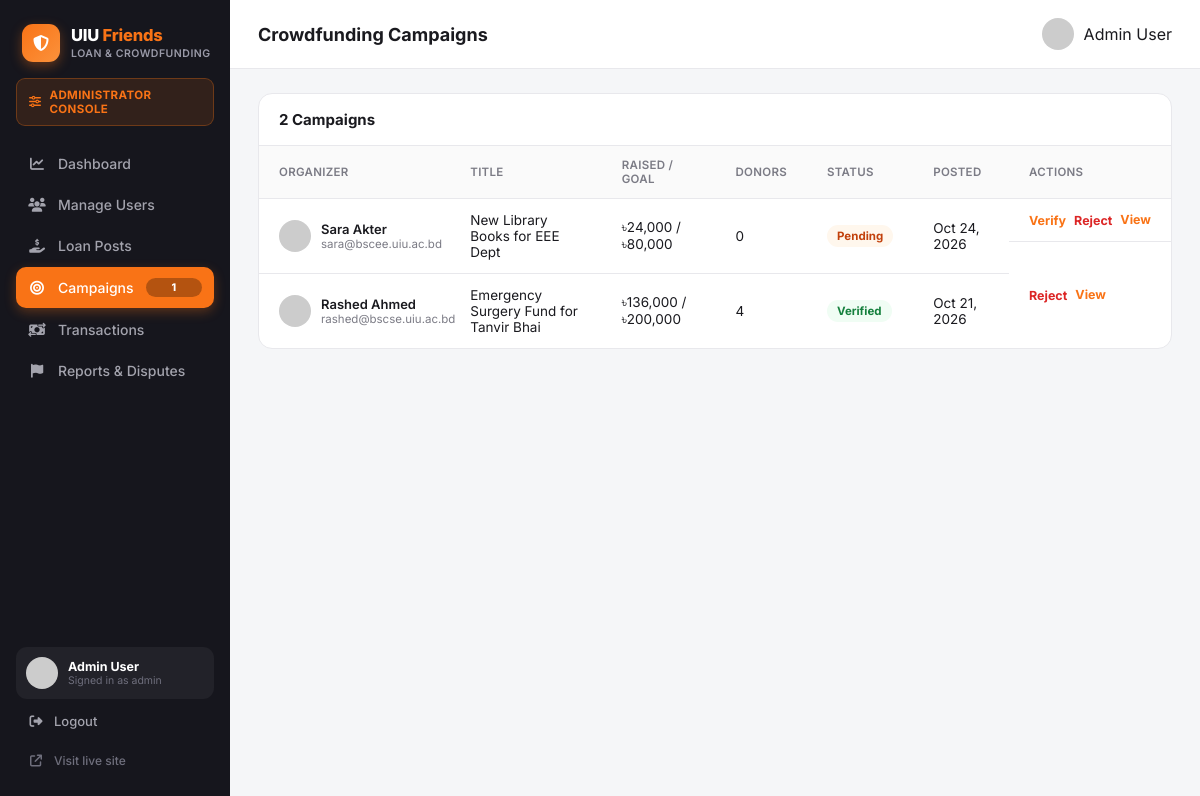
Page /admin/campaigns.php (signed in) on the committed database.
### tables this page shows
CREATE TABLE users (
    id                      INT AUTO_INCREMENT PRIMARY KEY,
    full_name               VARCHAR(120)  NOT NULL,
    email                   VARCHAR(150)  NOT NULL UNIQUE,
    password_hash           VARCHAR(255)  NOT NULL,
    student_id              VARCHAR(30)   NOT NULL UNIQUE,
    department              VARCHAR(20)   NOT NULL,
    batch                   VARCHAR(10)   NOT NULL,
    phone                   VARCHAR(20)   DEFAULT NULL,
    avatar                  VARCHAR(255)  DEFAULT 'assets/img/default-avatar.svg',
    role                    ENUM('user','admin') NOT NULL DEFAULT 'user',
    trust_score             DECIMAL(3,2)  NOT NULL DEFAULT 4.00,
    uiu_id_verified         TINYINT(1)    NOT NULL DEFAULT 0,
    email_verified          TINYINT(1)    NOT NULL DEFAULT 0,
    phone_verified          TINYINT(1)    NOT NULL DEFAULT 0,
    payment_linked          TINYINT(1)    NOT NULL DEFAULT 0,
    agreement_accepted      TINYINT(1)    NOT NULL DEFAULT 0,
    status                  ENUM('active','suspended') NOT NULL DEFAULT 'active',
    created_at              DATETIME      NOT NULL DEFAULT CURRENT_TIMESTAMP
);

CREATE TABLE campaigns (
    id              INT AUTO_INCREMENT PRIMARY KEY,
    organizer_id    INT NOT NULL,
    title           VARCHAR(150) NOT NULL,
    description     TEXT NOT NULL,
    goal_amount     DECIMAL(12,2) NOT NULL,
    raised_amount   DECIMAL(12,2) NOT NULL DEFAULT 0,
    image           VARCHAR(255) DEFAULT NULL,
    days_left       INT NOT NULL DEFAULT 30,
    id_verified     TINYINT(1) NOT NULL DEFAULT 0,
    docs_verified   TINYINT(1) NOT NULL DEFAULT 0,
    admin_status    ENUM('pending','verified','rejected') NOT NULL DEFAULT 'pending',
    created_at      DATETIME NOT NULL DEFAULT CURRENT_TIMESTAMP,
    FOREIGN KEY (organizer_id) REFERENCES users(id) ON DELETE CASCADE
);

### includes/functions.php (called while the page is built, shortened)
<?php
require_once __DIR__ . '/../config/db.php';
function current_admin(): ?array {
    global $pdo;
    $stmt = $pdo->prepare("SELECT * FROM users WHERE id = ? AND role = 'admin'");
    $stmt->execute([$_SESSION['admin_id']]);
    return $stmt->fetch() ?: null;
}
function e(?string $str): string {
    return htmlspecialchars($str ?? '', ENT_QUOTES, 'UTF-8');
}
function taka(float $amount): string {
    return '৳' . number_format($amount, $amount == floor($amount) ? 0 : 2);
}

### admin/campaigns.php (the view, shortened to what this page needs)
<?php
require_once __DIR__ . '/../includes/functions.php';
$admin = current_admin();
$active = 'campaigns.php';
$camps = $pdo->query("SELECT c.*, u.full_name, u.email, u.avatar,
    (SELECT COUNT(*) FROM donations WHERE campaign_id=c.id) donor_count
    FROM campaigns c JOIN users u ON u.id=c.organizer_id ORDER BY c.created_at DESC")->fetchAll();
include __DIR__ . '/../includes/header.php';
?>
<div class="admin-shell">
  <?php include __DIR__ . '/includes/sidebar.php'; ?>
  <div class="admin-main">
    <div class="admin-topbar"><h1>Crowdfunding Campaigns</h1><div class="mini-user"><img src="<?= e($admin['avatar']) ?>"><span><?= e($admin['full_name']) ?></span></div></div>
    <div class="admin-content">
      <div class="admin-table-card">
        <div class="head"><h3><?= count($camps) ?> Campaigns</h3></div>
        <table class="admin-table">
          <tr><th>Organizer</th><th>Title</th><th>Raised / Goal</th><th>Donors</th><th>Status</th><th>Posted</th><th>Actions</th></tr>
          <?php foreach ($camps as $c): ?>
          <tr>
            <td><div class="mini-user"><img src="<?= e($c['avatar']) ?>"><div><div class="n"><?= e($c['full_name']) ?></div><div class="s"><?= e($c['email']) ?></div></div></div></td>
            <td><?= e($c['title']) ?></td>
            <td><?= taka($c['raised_amount']) ?> / <?= taka($c['goal_amount']) ?></td>
            <td><?= $c['donor_count'] ?></td>
            <td><?php
              $m = ['verified'=>'pill-green','pending'=>'pill-orange','rejected'=>'pill-red'][$c['admin_status']];
              echo "<span class=\"pill $m\">" . ucfirst($c['admin_status']) . "</span>";
            ?></td>
            <td><?= date('M d, Y', strtotime($c['created_at'])) ?></td>
            <td class="table-actions">
              <?php if ($c['admin_status'] !== 'verified'): ?>
              <form method="post" class="inline"><button class="link-btn" type="submit">Verify</button></form>
              <?php endif; ?>
              <?php if ($c['admin_status'] !== 'rejected'): ?>
              <form method="post" class="inline"><button class="link-btn danger" type="submit">Reject</button></form>
              <?php endif; ?>
              <a href="view_campaign.php?id=<?= $c['id'] ?>" class="link-btn">View</a>
            </td>
          </tr>
          <?php endforeach; ?>
        </table>
      </div>
    </div>
  </div>
</div>
</body>
</html>

### admin/includes/sidebar.php (shortened to what this page needs)
<?php
global $pdo;
$navPendingPosts = (int)$pdo->query("SELECT COUNT(*) c FROM loan_posts WHERE admin_status='pending'")->fetch()['c'];
$navPendingCamps = (int)$pdo->query("SELECT COUNT(*) c FROM campaigns WHERE admin_status='pending'")->fetch()['c'];
$navUnverified   = (int)$pdo->query("SELECT COUNT(*) c FROM users WHERE role='user' AND uiu_id_verified=0")->fetch()['c'];
$navOpenReports  = (int)$pdo->query("SELECT COUNT(*) c FROM reports WHERE status='open'")->fetch()['c'];
$nav = [
    'dashboard.php'    => ['icon' => 'fa-chart-line',         'label' => 'Dashboard',          'badge' => 0],
    'users.php'        => ['icon' => 'fa-users',              'label' => 'Manage Users',       'badge' => $navUnverified],
    'loan_posts.php'   => ['icon' => 'fa-hand-holding-dollar','label' => 'Loan Posts',         'badge' => $navPendingPosts],
    'campaigns.php'    => ['icon' => 'fa-bullseye',           'label' => 'Campaigns',          'badge' => $navPendingCamps],
    'transactions.php' => ['icon' => 'fa-money-bill-transfer','label' => 'Transactions',       'badge' => 0],
    'reports.php'      => ['icon' => 'fa-flag',               'label' => 'Reports & Disputes', 'badge' => $navOpenReports],
];
?>
<aside class="admin-sidebar">
  <a href="dashboard.php" class="admin-brand">
    <div class="admin-brand-mark"><i class="fa-solid fa-shield-halved"></i></div>
    <div class="admin-brand-text">
      <div class="admin-brand-name">UIU <span>Friends</span></div>
      <div class="admin-brand-sub">Loan &amp; Crowdfunding</div>
    </div>
  </a>
  <div class="admin-console-badge">
    <i class="fa-solid fa-sliders"></i>
    <span>Administrator Console</span>
  </div>
  <nav class="admin-nav">
    <?php foreach ($nav as $file => $item): ?>
      <a href="<?= $file ?>" class="<?= $active === $file ? 'active' : '' ?>">
        <i class="fa-solid <?= $item['icon'] ?>"></i>
        <span><?= $item['label'] ?></span>
        <?php if ($item['badge'] > 0): ?>
          <span class="admin-nav-badge"><?= $item['badge'] ?></span>
        <?php endif; ?>
      </a>
    <?php endforeach; ?>
  </nav>
  <div class="admin-userbox">
    <img src="<?= e($admin['avatar'] ?? '../assets/img/default-avatar.svg') ?>" alt="">
    <div class="admin-userbox-text">
      <div class="n"><?= e($admin['full_name'] ?? 'Administrator') ?></div>
      <div class="s">Signed in as admin</div>
    </div>
  </div>
  <a href="logout.php" class="admin-logout"><i class="fa-solid fa-right-from-bracket"></i> Logout</a>
  <a href="../home.php" target="_blank" class="admin-visit"><i class="fa-solid fa-arrow-up-right-from-square"></i> Visit live site</a>
</aside>

### assets/css/style.css (style rules this page uses)
:root { --orange: #f97316; --orange-dark: #ea580c; --sidebar-bg: #16161d; --sidebar-text: #a3a3ad; --sidebar-active: #f97316; --bg: #f5f6f8; --card-bg: #ffffff; --border: #e8e8ec; --text-dark: #1a1a1f; --text-muted: #7b7b85; --green: #16a34a; --radius: 14px; --shadow: 0 1px 3px rgba(0,0,0,.06), 0 1px 2px rgba(0,0,0,.04); }
* { box-sizing: border-box; }
body { margin: 0; font-family: 'Inter', -apple-system, BlinkMacSystemFont, 'Segoe UI', sans-serif; background: var(--bg); color: var(--text-dark); }
a { text-decoration: none; color: inherit; }
img { max-width: 100%; display: block; }
button { font-family: inherit; cursor: pointer; }

### rows in the picture
users: full_name "Admin User"
campaigns: organizer.full_name "Sara Akter", organizer.email "sara@bscee.uiu.ac.bd", title "New Library Books for EEE Dept", raised_amount "৳24,000", goal_amount "৳80,000", donor_count "0", admin_status "Pending", created_at "Oct 24, 2026"
campaigns: organizer.full_name "Rashed Ahmed", organizer.email "rashed@bscse.uiu.ac.bd", title "Emergency Surgery Fund for Tanvir Bhai", raised_amount "৳136,000", goal_amount "৳200,000", donor_count "4", admin_status "Verified", created_at "Oct 21, 2026"

### other values in the picture
$item['label'] "Dashboard"
$item['label'] "Manage Users"
$item['label'] "Loan Posts"
$item['label'] "Campaigns"
$item['badge'] "1"
$item['label'] "Transactions"
$item['label'] "Reports & Disputes"
count($camps) "2"
